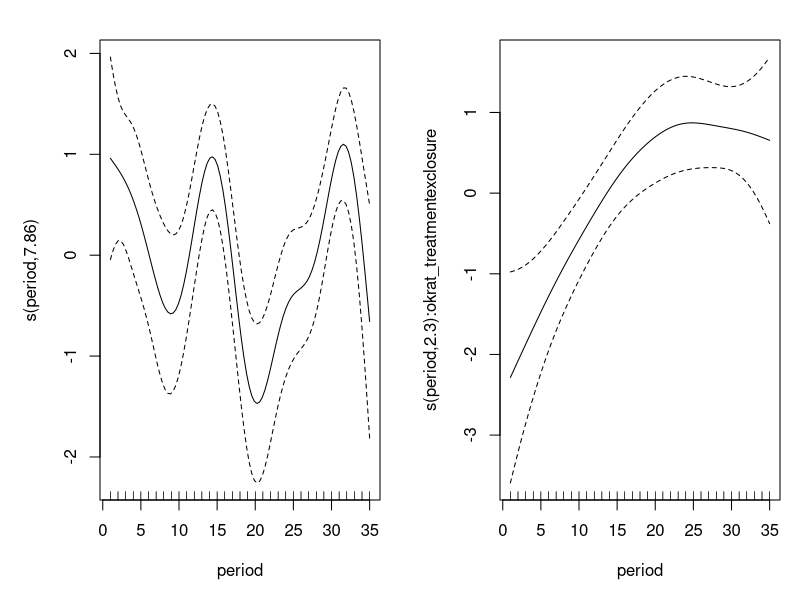
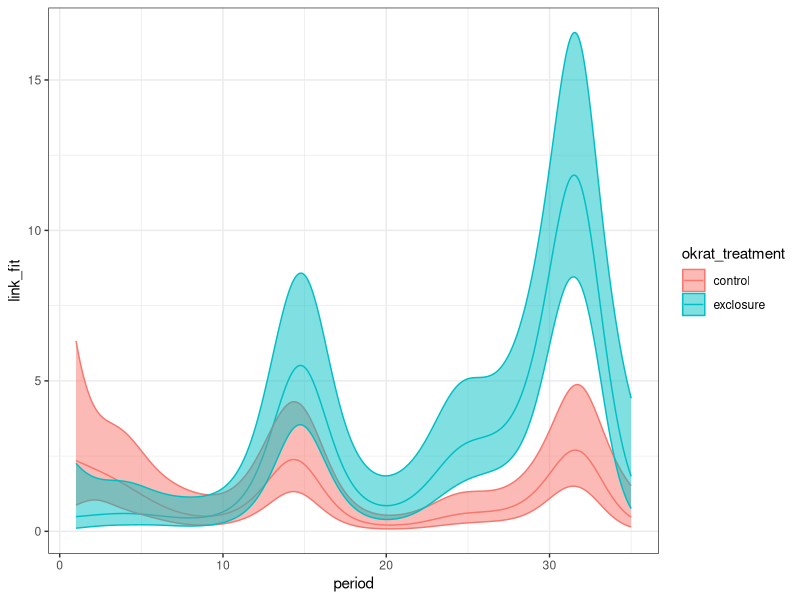
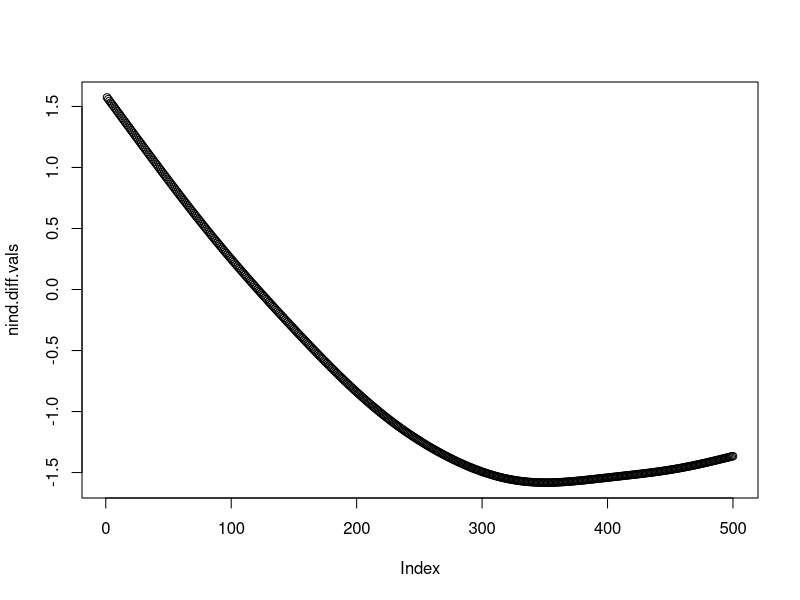
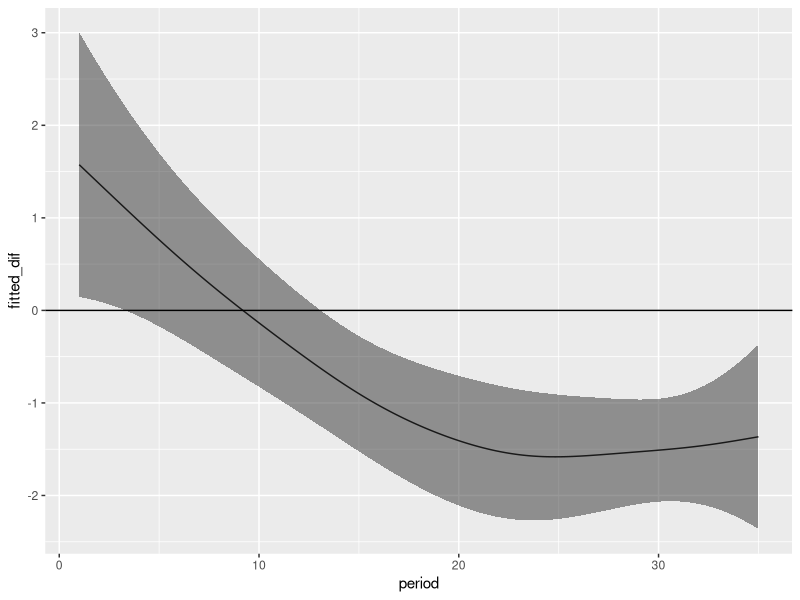

Generate these figures, in order, with R:
library(dplyr)
library(mgcv)
library(ggplot2)

rat_totals <- read.csv(here::here("lore", "1981_competition", "1981_data_statevars.csv"), stringsAsFactors = F)

rat_totals <- rat_totals %>%
  mutate(krat_treatment = ifelse(brown_trtmnt == "dipo_present", "control", "exclosure")) %>%
  mutate(okrat_treatment = ordered(krat_treatment))

sg <- filter(rat_totals, type == "small_granivore")


head(sg)

is.ordered(sg$okrat_treatment)

nind.gam <- gam(nind ~ okrat_treatment + s(period) + s(period, by = okrat_treatment), data = sg, family = poisson, method = "REML")

plot(nind.gam, pages= 1, scale = 0)

pdat <- as.data.frame(expand.grid(period = seq(min(sg$period), max(sg$period), length.out= 500), okrat_treatment = levels(sg$okrat_treatment)))

nind.predicted <- predict(nind.gam, newdata = pdat, type = "lpmatrix")
nind.link <- predict(nind.gam, newdata = pdat, type = "link", se.fit = T)

nind.predicted.vals <- nind.gam$family$linkinv(nind.predicted %*% coefficients(nind.gam))

pdat.pred <- pdat %>%
  mutate(predicted = nind.predicted.vals,
         link = nind.link$fit,
         se_link = nind.link$se.fit) %>%
  mutate(link_fit = nind.gam$family$linkinv(link),
         link_upper = nind.gam$family$linkinv(link + (2 * se_link)),
         link_lower = nind.gam$family$linkinv(link - (2 * se_link)))

ggplot(pdat.pred, aes(period, link_fit, color= okrat_treatment)) +
  geom_line() +
  geom_ribbon(aes(period, ymin = link_lower, ymax =link_upper, fill = okrat_treatment), alpha = .5) +
  theme_bw()



nind.diff.keeppar <- nind.predicted[1:500, ] - nind.predicted[501:1000, ]

nind.diff.vals <- nind.diff.keeppar %*% coef(nind.gam)

plot(nind.diff.vals)

nind.diff.se<- sqrt(rowSums((nind.diff.keeppar %*% vcov(nind.gam, unconditional = FALSE)) * nind.diff.keeppar))
crit <- qnorm(.05/2, lower.tail = FALSE)
upr <- nind.diff.vals + (crit * nind.diff.se)
lwr <- nind.diff.vals - (crit * nind.diff.se)

pdat.diff <- pdat %>%
  select(period) %>%
  distinct()%>%
  mutate(fitted_dif = nind.diff.vals,
         upper= upr,
         lower = lwr)

ggplot(pdat.diff, aes(period, fitted_dif)) +
  geom_line() +
  geom_ribbon(aes(period, ymin = lower, ymax = upper), alpha  = .5) +
  geom_hline(yintercept = 0)


